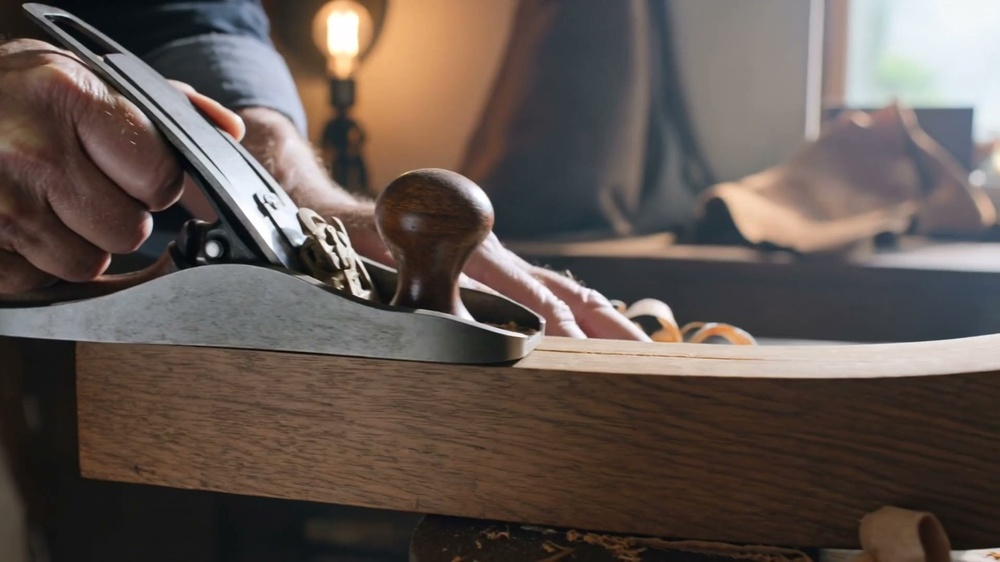
#> input picture images/atelier.jpg, 1000 x 562 px, shrunk from 1920 x 1080 before the run
$ python marklines.py ../images/atelier.jpg 1.0 out.png
#> lines starting #> are read from the running program, lines starting #| are printed output that depends on the picture; after the words box and inside, x2 and y2 are one past the last pixel; in counts of white or black regions, pixels touching at a corner belong together
# Trace et numérote les longues droites quasi horizontales d'une image, pour
# choisir à l'œil la plinthe et la corniche d'un même mur (droites parallèles).
import sys, cv2, numpy as np
p, minlen = sys.argv[1], float(sys.argv[2] if len(sys.argv) > 2 else 120)
img = cv2.imread(p); H, W = img.shape[:2]
#> further down, img is the input picture: shape (562, 1000, 3); mean B, G, R 80.5, 86.7, 98.6
#> after `H, W = img.shape[:2]`: H = 562; W = 1000
seg = cv2.createLineSegmentDetector(cv2.LSD_REFINE_ADV).detect(cv2.GaussianBlur(cv2.cvtColor(img, cv2.COLOR_BGR2GRAY), (3,3), 0))[0].reshape(-1,4)
#> seg = 484 rows, first 6: [475.4, 321.1, 460.2, 300.9], [352.3, 294.3, 372, 301.6], [152.2, 233.1, 152, 213.1], [302.8, 233.4, 294.3, 213.9], [267.6, 210.1, 284.1, 233.3], [471.6, 325.3, 525.4, 339.1]
rows=[]
for a,b,c,d in seg:
    if c<a: a,b,c,d=c,d,a,b
    L=np.hypot(c-a,d-b)
    if L<minlen: continue
    s=(d-b)/(c-a+1e-9)
    if abs(s)>0.7: continue
    rows.append((L,a,b,c,d,s))
#> this loop made 484 passes
#> (a, b, c, d, L, s) on passes 1 to 12: (460.2, 300.9, 475.4, 321.1, 25.25, 1.33), (352.3, 294.3, 372, 301.6, 20.93, 0.368), (152, 213.1, 152.2, 233.1, 20.01, 164.8), (294.3, 213.9, 302.8, 233.4, 21.33, 2.29), (267.6, 210.1, 284.1, 233.3, 28.48, 1.4), (471.6, 325.3, 525.4, 339.1, 55.48, 0.257), (357.5, 276.3, 361.3, 288.8, 13.05, 3.37), (475.8, 321.1, 529.5, 335.1, 55.48, 0.261), (360.4, 260.1, 376.3, 287.7, 31.94, 1.74), (250.8, 194.9, 263.6, 218.4, 26.84, 1.84), (592.8, 287.3, 611, 302.7, 23.86, 0.85), (43.37, 40.25, 63.02, 49.6, 21.76, 0.476)
#> (a, b, c, d) on passes 61, 63, 64, 65, 68, 70: (163.3, 78.48, 171.7, 78.99), (117.8, 72.11, 197.5, 147.5), (419.2, 307.7, 453.4, 314.2), (193.8, 108.7, 224.9, 140.1), (120.3, 93.59, 134, 104.5), (252.8, 155.7, 298.6, 209)
#> after the loop, rows = 268 items
rows.sort(reverse=True); rows=rows[:20]
#> after `rows = rows[:20]`: rows = 20 items
out=img.copy()
for k,(L,a,b,c,d,s) in enumerate(rows):
    cv2.line(out,(int(a),int(b)),(int(c),int(d)),(0,0,255),2)
    cv2.putText(out,str(k),(int((a+c)/2),int((b+d)/2)-6),cv2.FONT_HERSHEY_SIMPLEX,0.7,(0,255,255),2)
    print(f"{k:2d}  L={L:6.1f}  ({a:7.1f},{b:6.1f})->({c:7.1f},{d:6.1f})  pente {s:+.4f}")
#> this loop made 20 passes
#> (L, a, b, c, d, s) on passes 1 to 12: (216.3, 681.9, 375.8, 898.1, 377.4, 0.00753), (186.4, 579.4, 350.4, 765.6, 358.1, 0.0414), (171.6, 514.4, 366.9, 685.8, 375.4, 0.0497), (160.6, 269.3, 348.4, 429.4, 360.4, 0.0749), (151, 81.9, 476.6, 232.1, 492.7, 0.107), (150.3, 848.1, 264.3, 998.3, 270.9, 0.0438), (144.9, 231.7, 492.8, 375.8, 507.2, 0.0997), (141.7, 223.1, 348.4, 364.4, 358.6, 0.0719), (137.6, 755.5, 340.3, 893.1, 343, 0.0196), (129.5, 526.7, 522.1, 655.6, 534.9, 0.0988), (128, 615.4, 254.3, 743.3, 260.6, 0.0495), (126.3, 636.9, 355.9, 763.1, 360.9, 0.0401)
#|  0  L= 216.3  (  681.9, 375.8)->(  898.1, 377.4)  pente +0.0075
#|  1  L= 186.4  (  579.4, 350.4)->(  765.6, 358.1)  pente +0.0414
#|  2  L= 171.6  (  514.4, 366.9)->(  685.8, 375.4)  pente +0.0497
#|  3  L= 160.6  (  269.3, 348.4)->(  429.4, 360.4)  pente +0.0749
#|  4  L= 151.0  (   81.9, 476.6)->(  232.1, 492.7)  pente +0.1069
#|  5  L= 150.3  (  848.1, 264.3)->(  998.3, 270.9)  pente +0.0438
#|  6  L= 144.9  (  231.7, 492.8)->(  375.8, 507.2)  pente +0.0997
#|  7  L= 141.7  (  223.1, 348.4)->(  364.4, 358.6)  pente +0.0719
#> (further printed lines are left out)
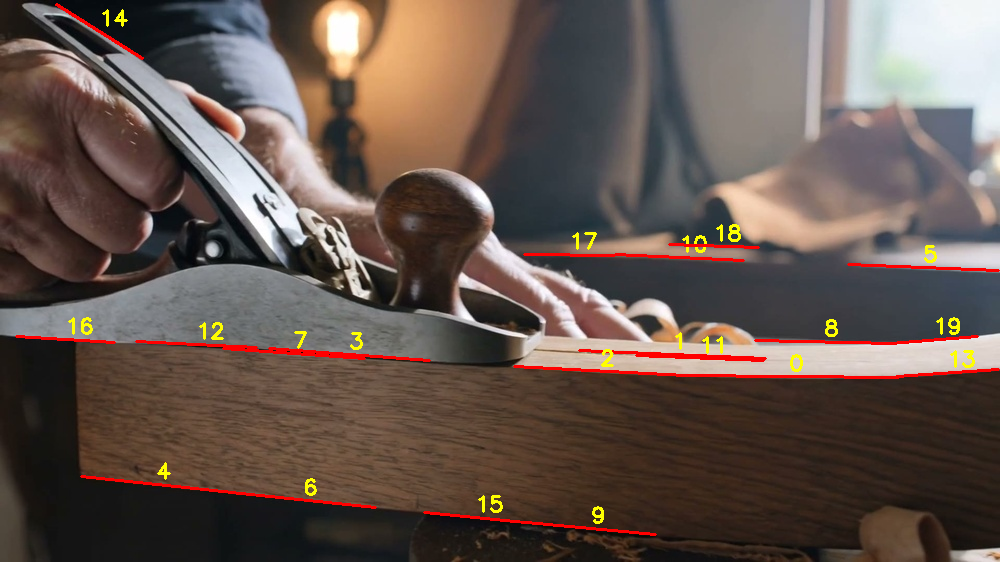
#> out: shape (562, 1000, 3); 1.9% of pixels changed, all inside (x1, y1, x2, y2) = (15, 3, 1000, 536)
cv2.imwrite(sys.argv[3] if len(sys.argv)>3 else 'tools/marked.jpg', out)

$ run again, on images/bath.jpg
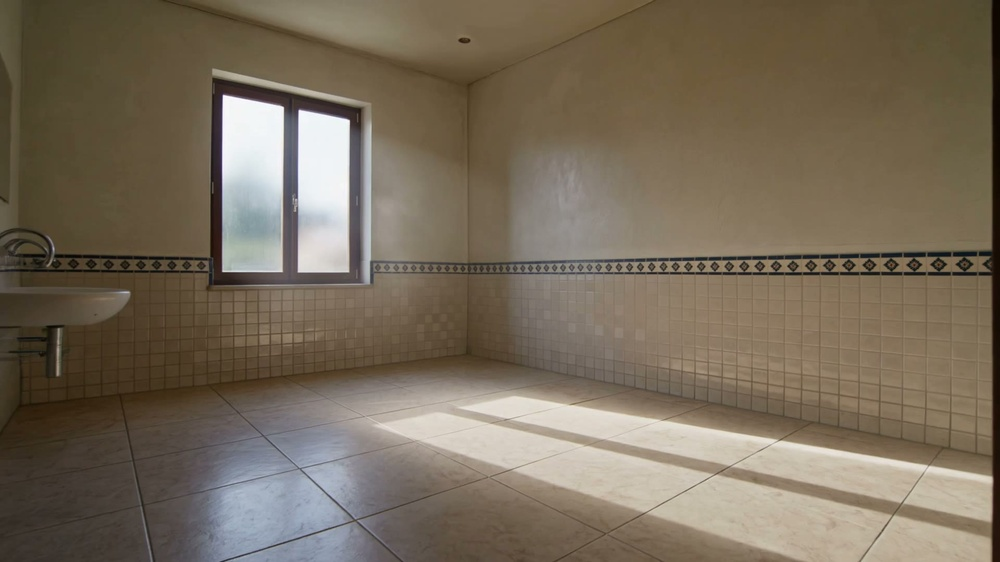
#> input picture images/bath.jpg, 1000 x 562 px, shrunk from 1920 x 1080 before the run
#> img is the input picture: shape (562, 1000, 3); mean B, G, R 90.5, 107.7, 119.7
#> seg = 209 rows, first 6: [221.7, 94.38, 221.3, 270.6], [348.3, 271.9, 348.9, 120.6], [282.7, 105.3, 224, 94.08], [350.5, 119, 299, 108.7], [297.7, 110.6, 297.3, 185.6], [282.3, 199.4, 283.6, 100.6]
#> the loop `for a,b,c,d in seg:` made 209 passes
#> (a, b, c, d, L, s) on passes 1 to 8: (221.3, 270.6, 221.7, 94.38, 176.3, -398.3), (348.3, 271.9, 348.9, 120.6, 151.3, -257.3), (224, 94.08, 282.7, 105.3, 59.82, 0.192), (299, 108.7, 350.5, 119, 52.46, 0.201), (297.3, 185.6, 297.7, 110.6, 75.01, -204.3), (282.3, 199.4, 283.6, 100.6, 98.84, -77.73), (221.9, 271.9, 281.9, 271.8, 60, -0.00142), (991.8, 560.6, 991.9, 254.4, 306.3, -2111.8)
#> after the loop `for a,b,c,d in seg:`: rows = 163 items
#> `rows = rows[:20]`: rows = 20 items
#> the loop `for k,(L,a,b,c,d,s) in enumerate(rows):` made 20 passes
#> (L, a, b, c, d, s) on passes 1 to 8: (522.6, 468.1, 261.6, 990.6, 249.7, -0.0226), (521.3, 468.1, 273.9, 989.4, 275.5, 0.00311), (287.6, 431.1, 409.8, 711.5, 473.5, 0.227), (216.4, 510.9, 419.4, 722.7, 463.9, 0.21), (186.3, 20.62, 271.6, 206.9, 272.9, 0.00742), (171.4, 722.5, 475.5, 889.5, 513.9, 0.23), (170.9, 731.1, 466, 898.1, 502, 0.216), (160.1, 212.9, 67.95, 369.3, 102.4, 0.22)
#> (printed output is left out)
#> after the loop `for k,(L,a,b,c,d,s) in enumerate(rows):`:
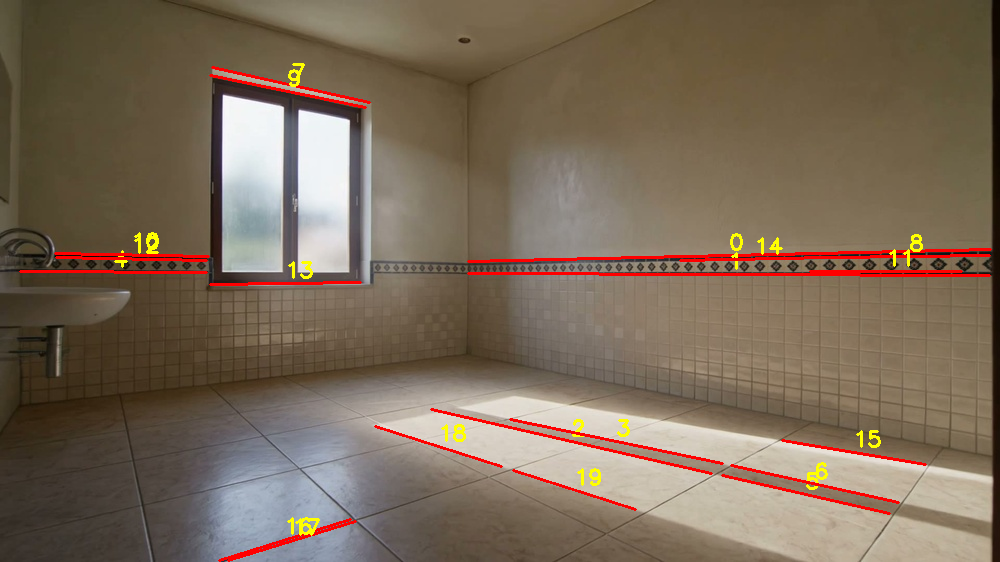
#> out: shape (562, 1000, 3); 2.54% of pixels changed, all inside (x1, y1, x2, y2) = (19, 63, 992, 562)

$ run again, on images/bedroom-night.jpg
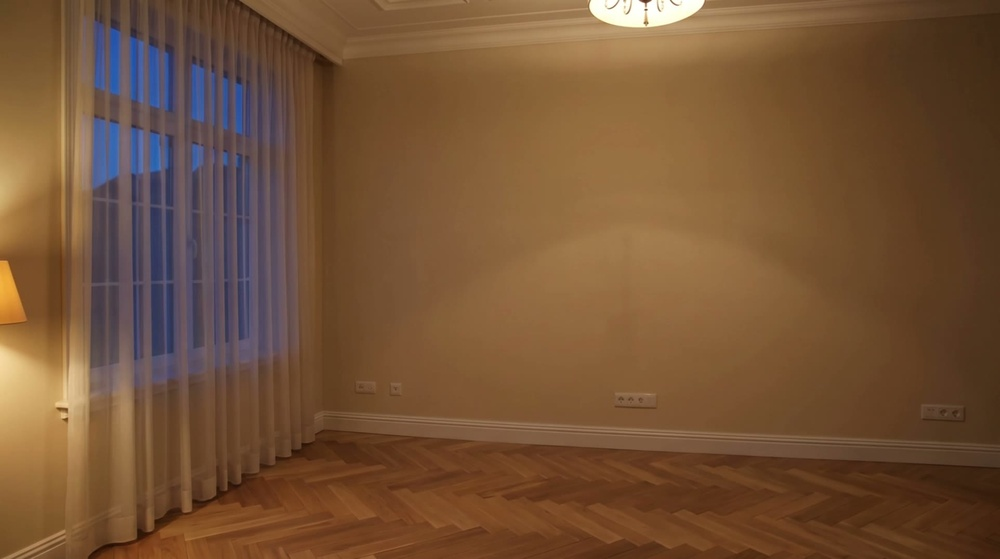
#> input picture images/bedroom-night.jpg, 1000 x 559 px, shrunk from 1924 x 1076 before the run
#> img is the input picture: shape (559, 1000, 3); mean B, G, R 54.8, 83, 116.3
#> seg = 195 rows, first 6: [696.3, 11.39, 705.1, 0.236], [585.9, 1.74, 594.2, 16.43], [670, 23.23, 697.4, 11.48], [595.3, 17.92, 624.3, 26.96], [53.2, 405.9, 68.03, 407], [650.6, 26.51, 669.4, 23.02]
#> the loop `for a,b,c,d in seg:` made 195 passes
#> (a, b, c, d, L, s) on passes 1 to 8: (696.3, 11.39, 705.1, 0.236, 14.25, -1.26), (585.9, 1.74, 594.2, 16.43, 16.9, 1.76), (670, 23.23, 697.4, 11.48, 29.87, -0.428), (595.3, 17.92, 624.3, 26.96, 30.42, 0.311), (53.2, 405.9, 68.03, 407, 14.87, 0.0734), (650.6, 26.51, 669.4, 23.02, 19.12, -0.185), (624.4, 26.23, 650.7, 27.06, 26.24, 0.0317), (628.8, 14.19, 633.1, 0.627, 14.24, -3.13)
#> after the loop `for a,b,c,d in seg:`: rows = 73 items
#> `rows = rows[:20]`: rows = 20 items
#> the loop `for k,(L,a,b,c,d,s) in enumerate(rows):` made 20 passes
#> (L, a, b, c, d, s) on passes 1 to 8: (317.9, 680.6, 429.6, 998.2, 443.5, 0.0436), (297.9, 700.5, 452.4, 998.1, 466.4, 0.0469), (177.7, 656.9, 434.3, 834.4, 442.4, 0.0456), (169, 531.8, 443.3, 700.6, 452.5, 0.0547), (166.5, 488.1, 425.4, 654.4, 434.2, 0.0531), (139.1, 451.9, 27.39, 590.6, 16.22, -0.0806), (131.6, 341.8, 430, 473.1, 439.6, 0.0736), (122.8, 416.8, 415.4, 539.4, 422.6, 0.0593)
#> (printed output is left out)
#> after the loop `for k,(L,a,b,c,d,s) in enumerate(rows):`:
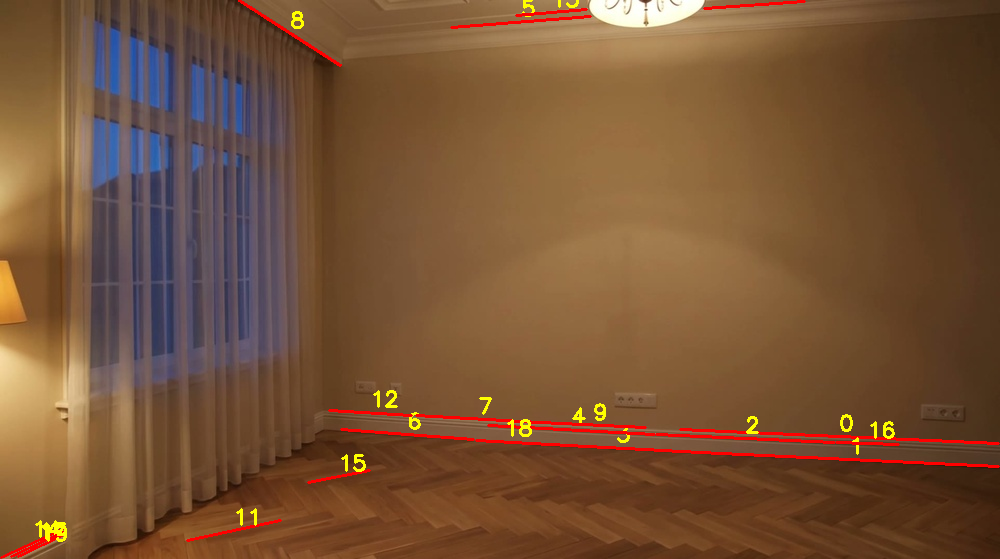
#> out: shape (559, 1000, 3); 1.7% of pixels changed, all inside (x1, y1, x2, y2) = (0, 0, 1000, 559)

$ run again, on images/bedroom.jpg
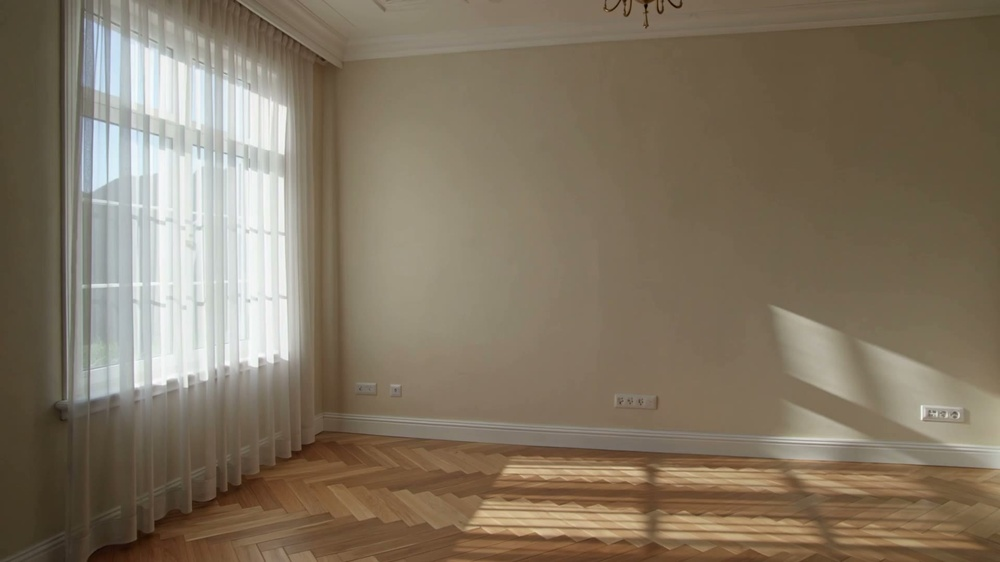
#> input picture images/bedroom.jpg, 1000 x 562 px, shrunk from 1920 x 1080 before the run
#> img is the input picture: shape (562, 1000, 3); mean B, G, R 98.3, 117.2, 129.9
#> seg = 434 rows, first 6: [459.4, 531.6, 625.7, 537.6], [91.74, 193.1, 90.65, 284.4], [90.79, 285.6, 89.66, 396.9], [93.22, 120.6, 91.8, 189.4], [710.8, 467.5, 700.5, 466.5], [763.2, 517.8, 674.3, 515.6]
#> the loop `for a,b,c,d in seg:` made 434 passes
#> (a, b, c, d, L, s) on passes 1 to 8: (459.4, 531.6, 625.7, 537.6, 166.4, 0.0363), (90.65, 284.4, 91.74, 193.1, 91.29, -84.06), (89.66, 396.9, 90.79, 285.6, 111.3, -98.44), (91.8, 189.4, 93.22, 120.6, 68.79, -48.33), (700.5, 466.5, 710.8, 467.5, 10.31, 0.0934), (674.3, 515.6, 763.2, 517.8, 88.85, 0.0247), (93.71, 118.1, 94.56, 23.14, 95, -111.6), (506.9, 463.9, 644.4, 466, 137.5, 0.0152)
#> after the loop `for a,b,c,d in seg:`: rows = 250 items
#> `rows = rows[:20]`: rows = 20 items
#> the loop `for k,(L,a,b,c,d,s) in enumerate(rows):` made 20 passes
#> (L, a, b, c, d, s) on passes 1 to 8: (326.8, 326.8, 411.8, 653.1, 429.9, 0.0556), (250.4, 496.8, 443, 746.9, 455.9, 0.0517), (182.9, 770.6, 30.61, 953.1, 18.19, -0.0681), (174.2, 321.9, 429.7, 495.6, 442.9, 0.076), (171.3, 470.6, 523, 641.9, 527.6, 0.027), (166.4, 459.4, 531.6, 625.7, 537.6, 0.0363), (162.8, 570.6, 42.58, 733.1, 32.71, -0.0607), (161.4, 660.6, 531.5, 821.9, 536.2, 0.0291)
#> (printed output is left out)
#> after the loop `for k,(L,a,b,c,d,s) in enumerate(rows):`:
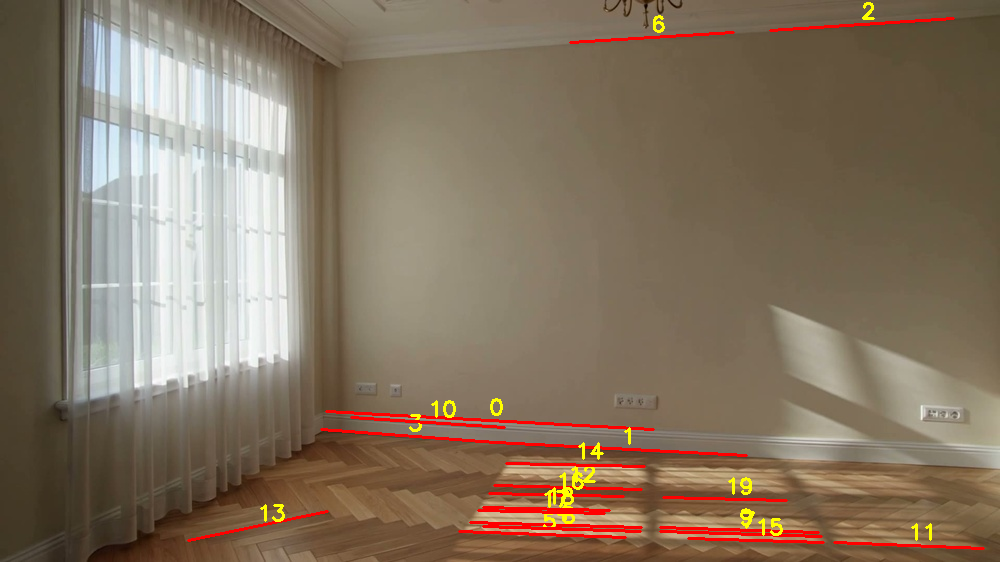
#> out: shape (562, 1000, 3); 2.17% of pixels changed, all inside (x1, y1, x2, y2) = (187, 2, 985, 550)
